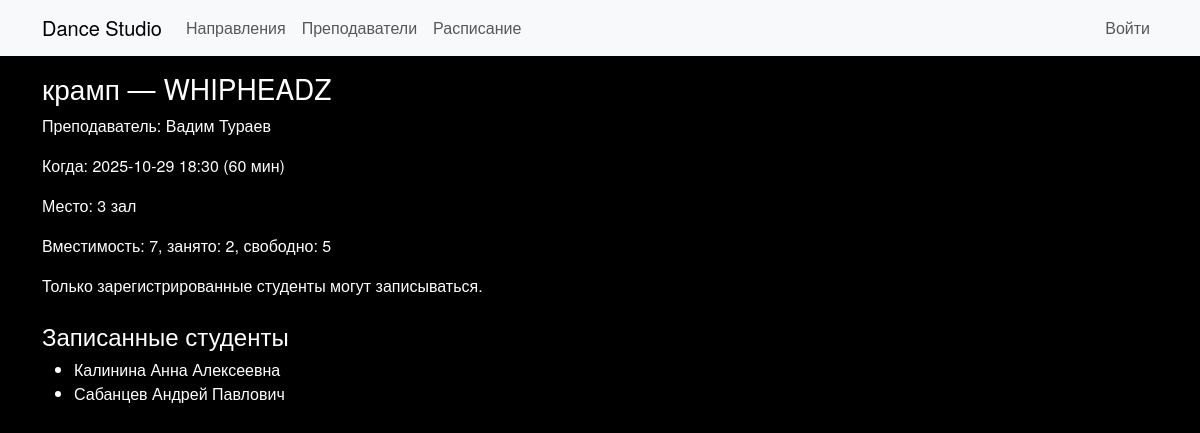
Screenshot of /lesson/2 with the database file from the repository.
### app.py (models this page shows, shortened)
class Direction(db.Model):
    id = db.Column(db.Integer, primary_key=True)
    name = db.Column(db.String(120), nullable=False)
    description = db.Column(db.Text, nullable=True)
    photo = db.Column(db.String(200), nullable=True)
    groups = db.relationship('Group', back_populates='direction')

class Group(db.Model):
    id = db.Column(db.Integer, primary_key=True)
    name = db.Column(db.String(120), nullable=False)
    direction_id = db.Column(db.Integer, db.ForeignKey('direction.id'))
    direction = db.relationship('Direction', back_populates='groups')
    teacher_id = db.Column(db.Integer, db.ForeignKey('teacher.id'))
    teacher = db.relationship('Teacher', back_populates='groups')
    capacity = db.Column(db.Integer, nullable=False, default=12)
    location = db.Column(db.String(200), nullable=True)
    lessons = db.relationship('Lesson', back_populates='group')
    students = db.relationship('Student', back_populates='group')

class User(db.Model):
    id = db.Column(db.Integer, primary_key=True)
    email = db.Column(db.String(120), unique=True, nullable=False)
    password_hash = db.Column(db.String(200), nullable=False)
    name = db.Column(db.String(120), nullable=False)
    role = db.Column(db.String(20), nullable=False)
    teacher = db.relationship('Teacher', uselist=False, back_populates='user')
    student = db.relationship('Student', uselist=False, back_populates='user')

class Lesson(db.Model):
    id = db.Column(db.Integer, primary_key=True)
    group_id = db.Column(db.Integer, db.ForeignKey('group.id'))
    group = db.relationship('Group', back_populates='lessons')
    start_dt = db.Column(db.DateTime, nullable=False)
    duration_minutes = db.Column(db.Integer, default=60)
    bookings = db.relationship('Booking', back_populates='lesson')

class Booking(db.Model):
    id = db.Column(db.Integer, primary_key=True)
    student_name = db.Column(db.String(100), nullable=False)
    direction_id = db.Column(db.Integer, db.ForeignKey('direction.id'), nullable=False)
    teacher_id = db.Column(db.Integer, db.ForeignKey('teacher.id'), nullable=False)
    attended = db.Column(db.Boolean, default=False)
    created_at = db.Column(db.DateTime, default=lambda: datetime.now(timezone.utc))
    tablename = 'booking'
    lesson_id = db.Column(db.Integer, db.ForeignKey('lesson.id'), nullable=False)
    lesson = db.relationship('Lesson', back_populates='bookings')
    student_id = db.Column(db.Integer, db.ForeignKey('student.id'), nullable=False)
    student = db.relationship('Student', back_populates='bookings')

### app.py (the view)
@app.route('/lesson/<int:lid>')
def lesson_detail(lid):
    lesson = Lesson.query.get_or_404(lid)
    taken = Booking.query.filter_by(lesson_id=lesson.id).count()
    capacity = lesson.group.capacity
    spots_left = capacity - taken
    return render_template('lesson_detail.html', lesson=lesson, spots_left=spots_left, taken=taken, user=current_user())

### app.py (called while the page is built)
def current_user():
    uid = session.get('user_id')
    if not uid:
        return None
    return User.query.get(uid)

### templates/lesson_detail.html
{% extends "base.html" %}
{% block content %}
<h3>{{ lesson.group.direction.name }} — {{ lesson.group.name }}</h3>
<p>Преподаватель: {{ lesson.group.teacher.user.name }}</p>
<p>Когда: {{ lesson.start_dt.strftime("%Y-%m-%d %H:%M") }} ({{ lesson.duration_minutes }} мин)</p>
<p>Место: {{ lesson.group.location }}</p>
<p>Вместимость: {{ lesson.group.capacity }}, занято: {{ taken }}, свободно: {{ spots_left }}</p>
{% if user and user.role == 'student' %}
  <form method="post" action="{{ url_for('book_lesson', lid=lesson.id) }}">
    <button class="btn btn-primary" {% if spots_left <= 0 %}disabled{% endif %}>
      {% if spots_left <= 0 %}Мест нет{% else %}Записаться{% endif %}
    </button>
  </form>
{% else %}
  <p>Только зарегистрированные студенты могут записываться.</p>
{% endif %}
<h4 class="mt-4">Записанные студенты</h4>
<ul>
  {% for b in lesson.bookings %}
    <li>{{ b.student.user.name }} {% if b.attended %}(посетил){% endif %}</li>
  {% else %}
    <li>Никто пока не записан</li>
  {% endfor %}
</ul>
{% endblock %}

### static/style.css (style rules this page uses)
body { background-color: #0b0b0b; color: #eaeaea; font-family: "Helvetica Neue", Arial, sans-serif; }
body { background-color: #000; color: #fff; }

### rows the page displays
Direction: group.direction.name "крамп"
Group: group.name "WHIPHEADZ", group.location "3 зал", group.capacity "7"
User: group.teacher.user.name "Вадим Тураев"
Lesson: start_dt "2025-10-29 18:30", duration_minutes "60"
Booking: student.user.name "Калинина Анна Алексеевна"
Booking: student.user.name "Сабанцев Андрей Павлович"

### other values shown
{{ taken }} "2"
{{ spots_left }} "5"
